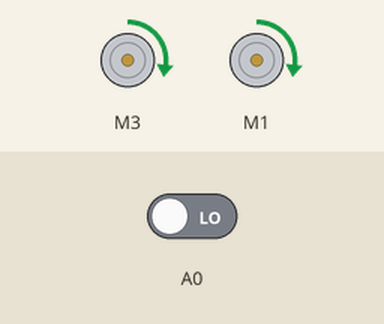
This sketch was run on a simulated Arduino Uno, built with avr-gcc and run on an emulated ATmega328P. Shown: 2 × DC motor (green arrow = forward, orange = backward, longer = faster). The inputs (shaded band) are chosen by the test bench; at power-on: A0 LOW.

Above: at 1.2 s.
1.3 s: A0 driven HIGH
At 2.1 s:
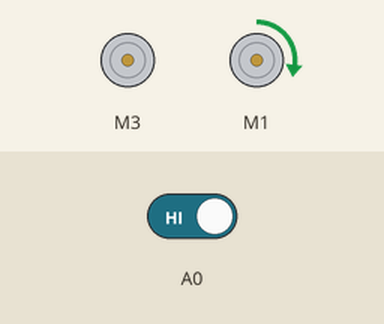
2.8 s: A0 driven LOW
At 3.2 s:
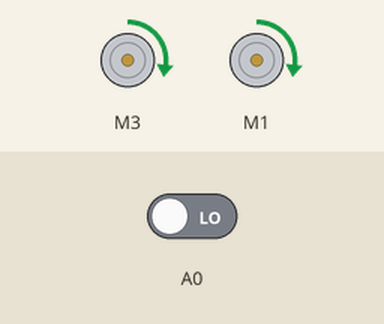
Timing chart, 0 to 5.8 s (numbered marks = the images above; inputs shaded):
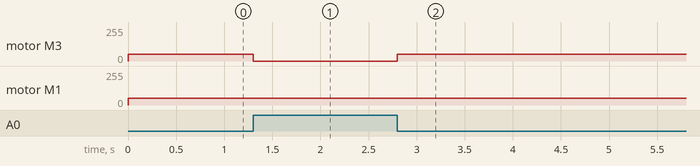

The sketch:

IR_test_code.ino
```cpp
#include<AFMotor.h>
AF_DCMotor motorR(3);
AF_DCMotor motorL(1);
void setup() {

  // put your setup code here, to run once:
motorR.setSpeed(50);
motorL.setSpeed(50);
pinMode(A0,INPUT);
//pinMode(13,OUTPUT);
Serial.begin(9600);
}

void loop() {
 if(digitalRead(A0)){
  motorR.run(RELEASE);
  motorL.run(FORWARD);
 }

 else{
  motorR.run(FORWARD);
  motorL.run(FORWARD);

 }


  // put your main code here, to run repeatedly:

}
```

Measured:
- after the input at 1.3 s, motor M3: forward 50/255 → stopped at once
- after the input at 2.8 s, motor M3: stopped → forward 50/255 at once
